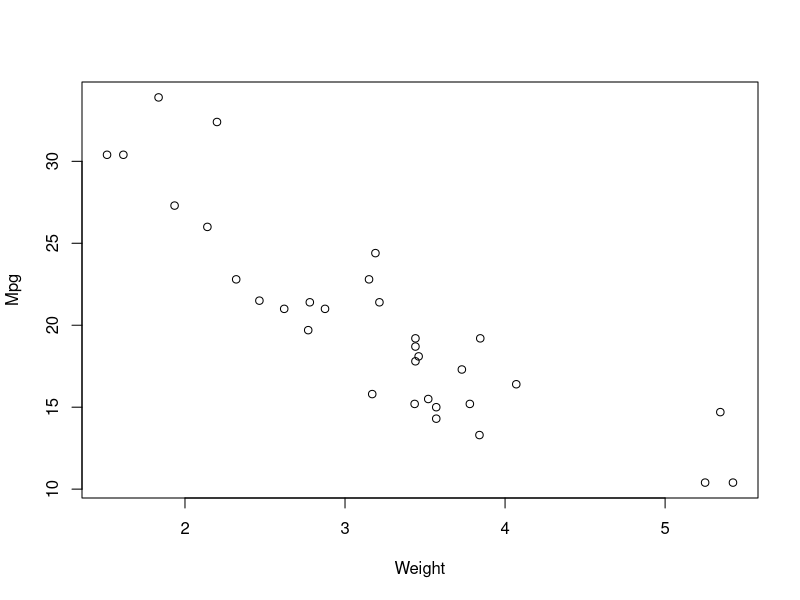
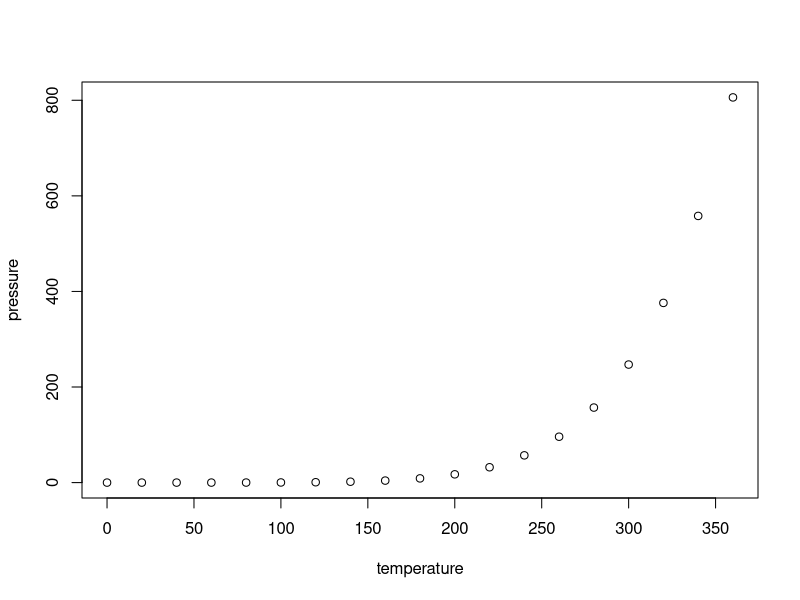

R code for these plots, in order:
## ---- chunk 1
knitr::opts_chunk$set(echo = FALSE)
## ---- chunk 2
head(mtcars)
## ---- chunk 3
head(mtcars)
## ---- chunk 4
head(mtcars)
## ---- chunk 5
plot(mtcars$wt, mtcars$mpg, xlab="Weight", ylab="Mpg")
## ---- chunk 6
summary(cars)
## ---- chunk 7
plot(pressure)
